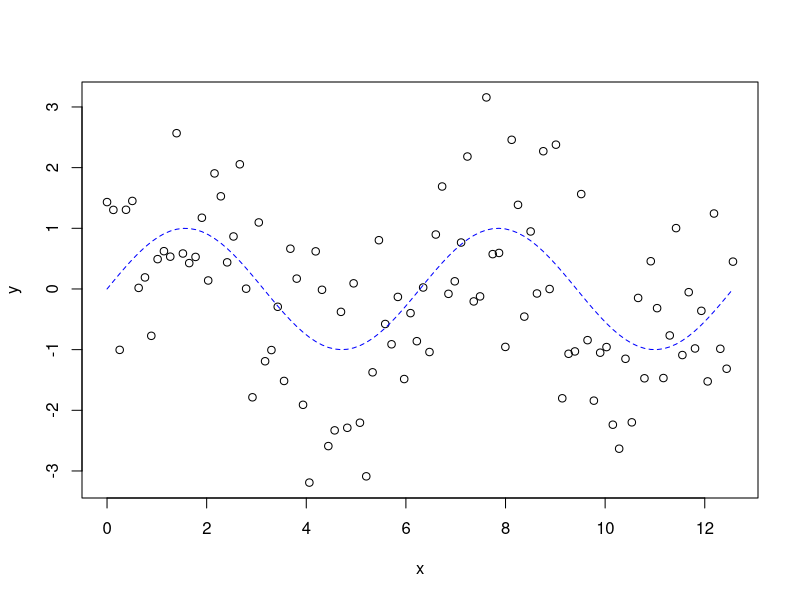

Generate this figure with R: (Note: this script raises an error after producing the figure.)


x <- seq(0, 4*pi, len = 100)
y <- sin(x) + rnorm(length(x))
plot(x, y)
lines(x, sin(x), lty=2, col="blue")
solution <- sm.map(x, y)
lines(solution$eval.points, solution$estimate, col = "green")
